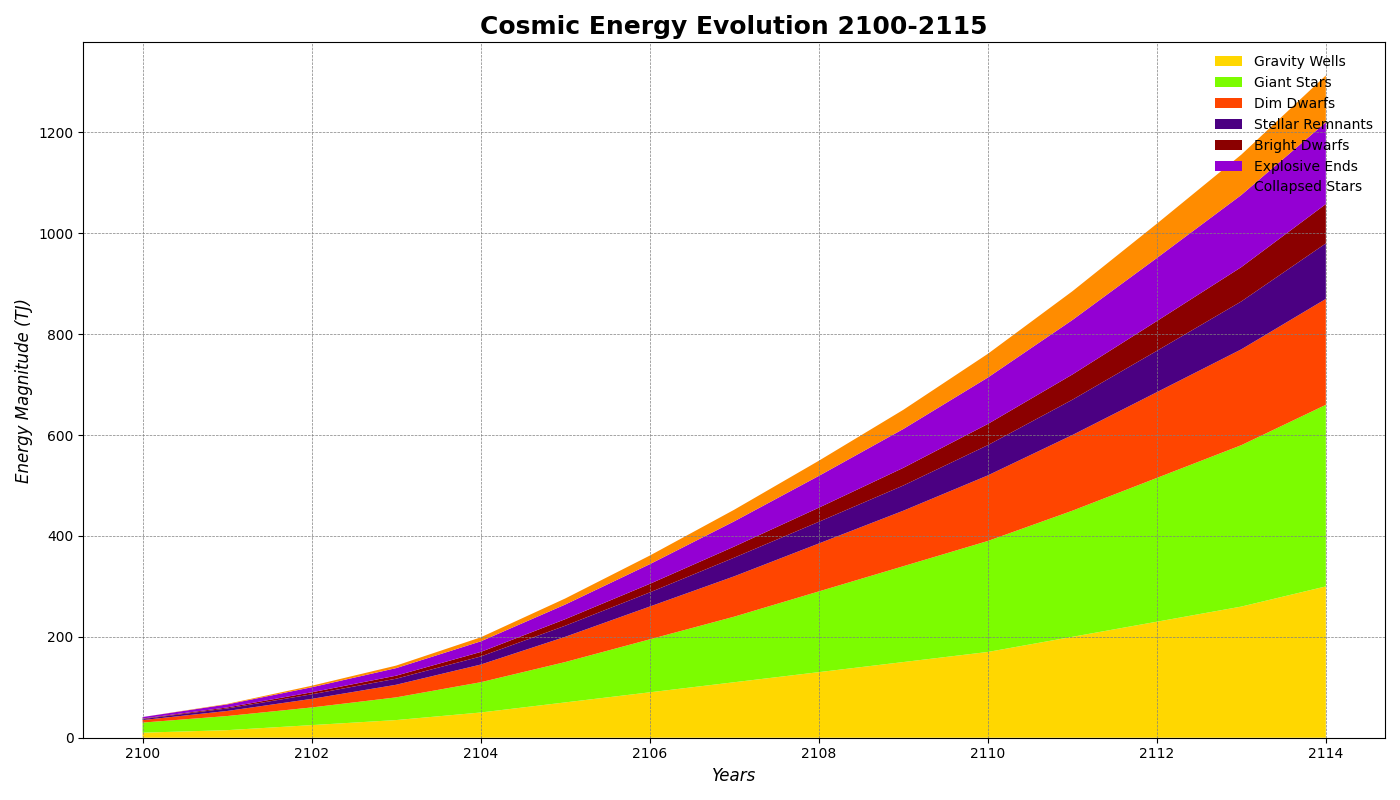

Write the Python code that produced this figure.
import matplotlib.pyplot as plt
import numpy as np

years = np.arange(2100, 2115)

red_dwarf = np.array([10, 15, 25, 35, 50, 70, 90, 110, 130, 150, 170, 200, 230, 260, 300])
yellow_dwarf = np.array([20, 28, 35, 45, 60, 80, 105, 130, 160, 190, 220, 250, 285, 320, 360])
blue_giant = np.array([5, 10, 17, 25, 35, 50, 65, 80, 95, 110, 130, 150, 170, 190, 210])
white_dwarf = np.array([2, 5, 9, 12, 16, 22, 28, 37, 43, 50, 60, 70, 82, 95, 110])
neutron_stars = np.array([1, 2, 4, 6, 9, 13, 17, 22, 28, 35, 42, 50, 59, 68, 78])
black_holes = np.array([3, 6, 10, 15, 21, 29, 39, 50, 63, 77, 92, 108, 125, 143, 162])
supernovae = np.array([0, 1, 3, 5, 8, 12, 17, 23, 30, 38, 47, 57, 68, 80, 93])

fig, ax = plt.subplots(figsize=(14, 8))

ax.stackplot(years, red_dwarf, yellow_dwarf, blue_giant, white_dwarf, neutron_stars, black_holes, supernovae,
             labels=['Gravity Wells', 'Giant Stars', 'Dim Dwarfs', 'Stellar Remnants', 'Bright Dwarfs', 'Explosive Ends', 'Collapsed Stars'],
             colors=['#FFD700', '#7CFC00', '#FF4500', '#4B0082', '#8B0000', '#9400D3', '#FF8C00'])

ax.set_title('Cosmic Energy Evolution 2100-2115', fontsize=18, fontweight='bold')
ax.set_xlabel('Years', fontsize=12, fontstyle='italic')
ax.set_ylabel('Energy Magnitude (TJ)', fontsize=12, fontstyle='italic')

ax.legend(loc='best', fontsize='medium', frameon=False)
ax.grid(True, linestyle='--', which='both', color='gray', linewidth=0.5)

plt.tight_layout()
plt.show()
